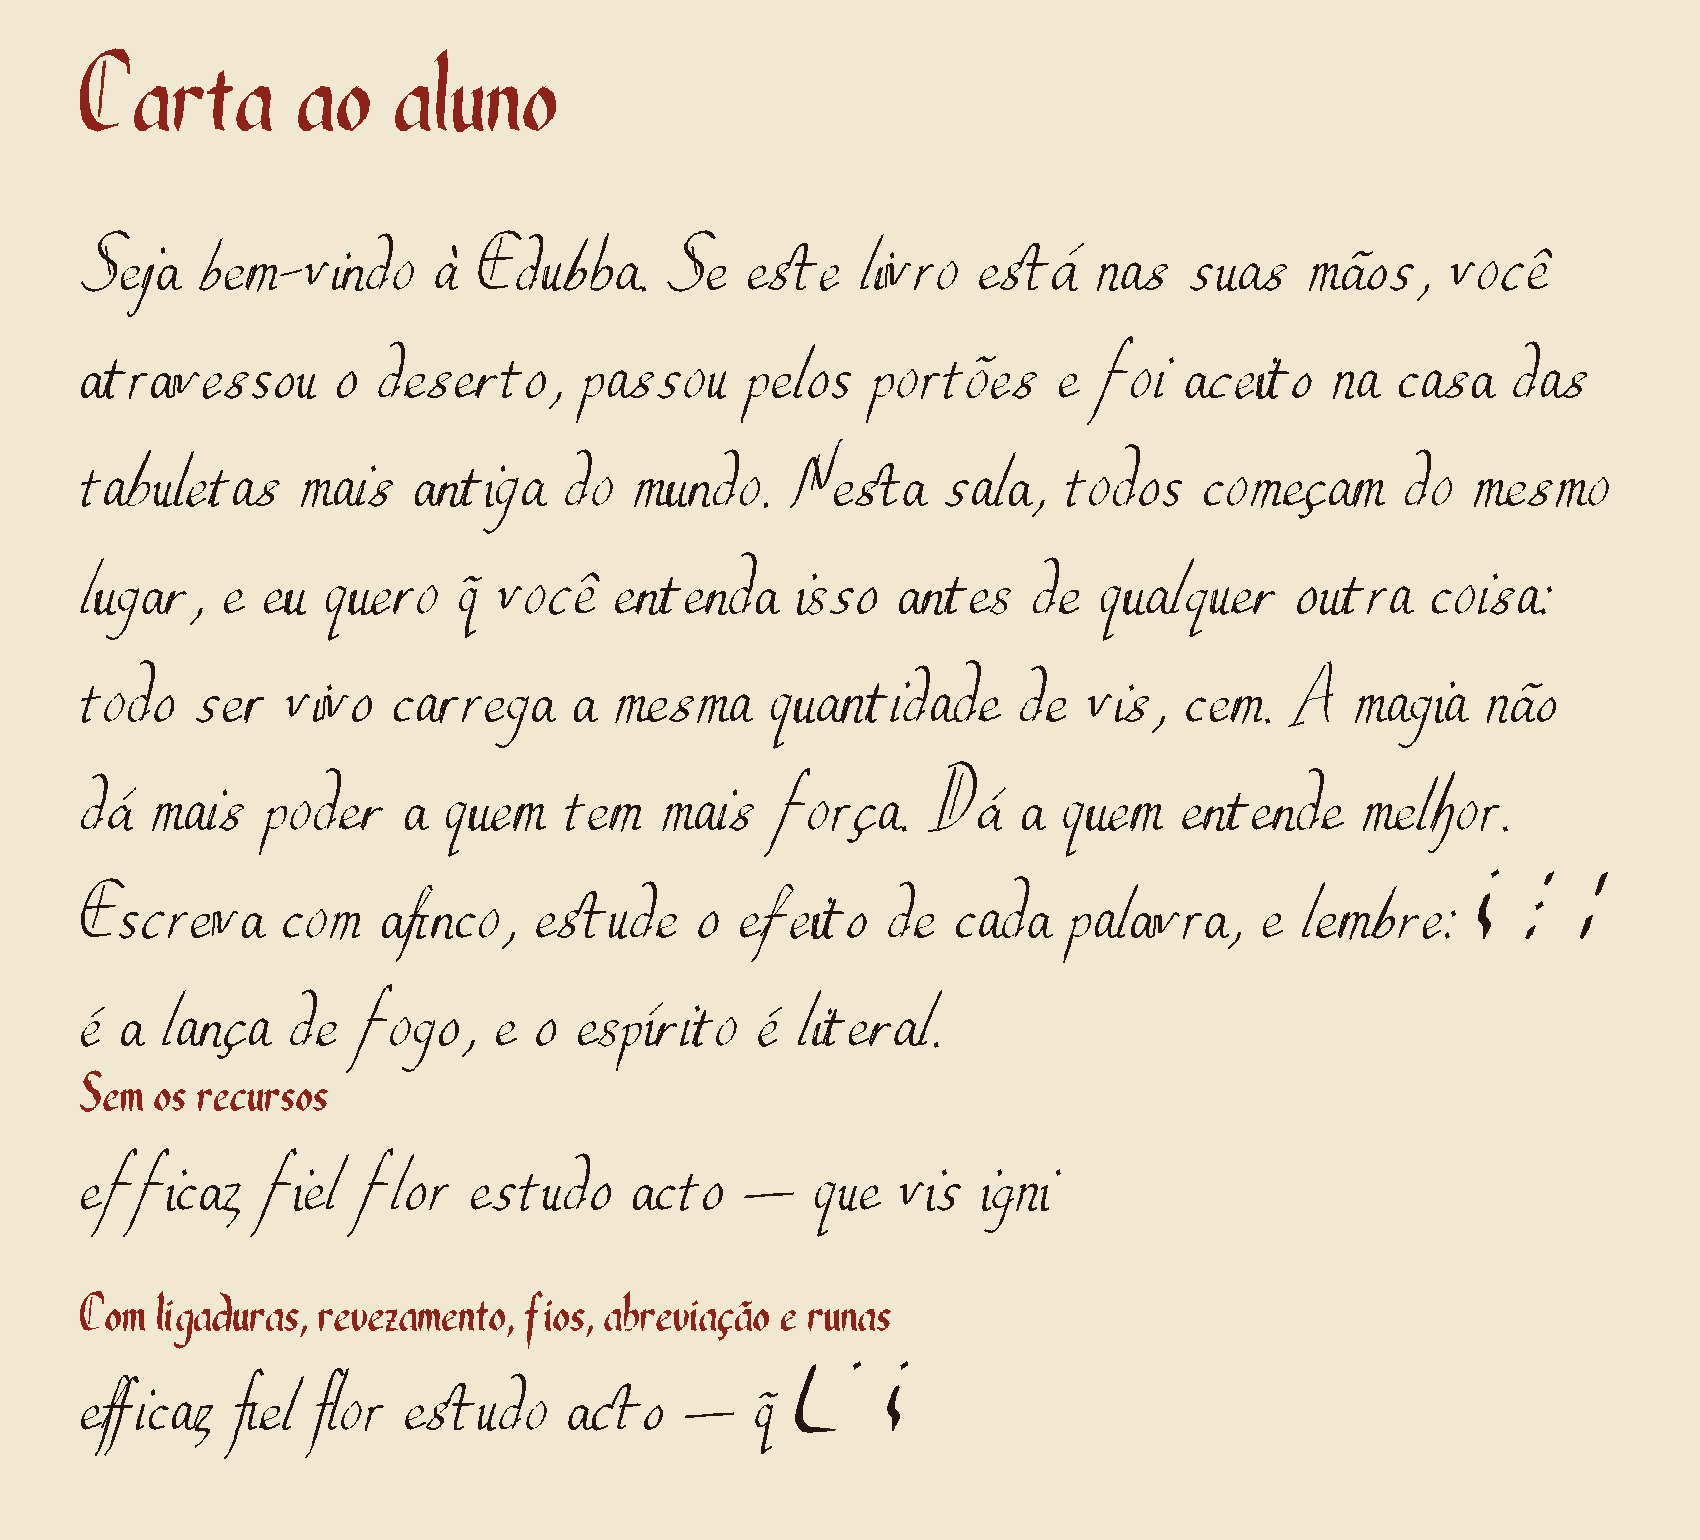

The script that saved this image:
"""Prancha das fontes latinas: o texto passa pelo HarfBuzz (com os recursos da fonte) e é desenhado em PNG."""
import sys
import uharfbuzz as hb
from fontTools.ttLib import TTFont
from fontTools.pens.recordingPen import RecordingPen
from PIL import Image, ImageDraw, ImageChops

PAPER, INK, RED = (241, 232, 210), (34, 23, 16), (140, 34, 24)


class Face:
    def __init__(self, path):
        self.tt = TTFont(path)
        self.gs = self.tt.getGlyphSet()
        self.order = self.tt.getGlyphOrder()
        blob = hb.Blob.from_file_path(path)
        self.hb = hb.Font(hb.Face(blob))
        self.cache = {}

    def contours(self, gid):
        if gid not in self.cache:
            pen = RecordingPen()
            self.gs[self.order[gid]].draw(pen)
            out, cur = [], []
            for op, args in pen.value:
                if op == "moveTo":
                    cur = [args[0]]
                elif op in ("lineTo", "qCurveTo", "curveTo"):
                    cur.append(args[-1])
                elif op in ("closePath", "endPath"):
                    out.append(cur)
            self.cache[gid] = out
        return self.cache[gid]

    def shape(self, text, features):
        buf = hb.Buffer()
        buf.add_str(text)
        buf.guess_segment_properties()
        hb.shape(self.hb, buf, features)
        return [(i.codepoint, p.x_advance) for i, p in zip(buf.glyph_infos, buf.glyph_positions)]

    def draw(self, im, runs, x, y, size, color, width=None, leading=None):
        """Escreve os trechos [(texto, recursos)], quebrando as linhas nas palavras se houver largura."""
        k = size / 1000
        mask = Image.new("L", im.size, 0)
        x_start = x
        words = []
        for text, feats in runs:
            for w in text.split(" "):
                if w:
                    words.append((w, feats))
        space = self.shape(" ", {})[0][1] * k
        for w, feats in words:
            glyphs = self.shape(w, feats)
            wlen = sum(a for _, a in glyphs) * k
            if width and x + wlen > x_start + width:
                x, y = x_start, y + leading
            for gid, adv in glyphs:
                cs = [[(x + px * k, y - py * k) for px, py in c] for c in self.contours(gid) if len(c) >= 3]
                if cs:
                    # cada glifo em par-ou-ímpar (os furos do o, do a), e os glifos somados entre si
                    bx0 = int(min(p[0] for c in cs for p in c)) - 2
                    by0 = int(min(p[1] for c in cs for p in c)) - 2
                    bw = int(max(p[0] for c in cs for p in c)) - bx0 + 3
                    bh = int(max(p[1] for c in cs for p in c)) - by0 + 3
                    gm = Image.new("1", (bw, bh), 0)
                    for c in cs:
                        layer = Image.new("1", (bw, bh), 0)
                        ImageDraw.Draw(layer).polygon([(px - bx0, py - by0) for px, py in c], fill=1)
                        gm = ImageChops.logical_xor(gm, layer)
                    region = mask.crop((bx0, by0, bx0 + bw, by0 + bh))
                    mask.paste(ImageChops.lighter(region, gm.convert("L")), (bx0, by0))
                x += adv * k
            x += space
        im.paste(Image.new("RGB", im.size, color), (0, 0), mask)
        return x, y


if __name__ == "__main__":
    corr, bast = Face("SiglisticaCorrente.ttf"), Face("SiglisticaBastarda.ttf")
    im = Image.new("RGB", (1700, 1540), PAPER)
    bast.draw(im, [("Carta ao aluno", {})], 80, 130, 110, RED)
    on = {"dlig": True}
    corr.draw(im, [("Seja bem-vindo à Edubba. Se este livro está nas suas mãos, você atravessou o deserto, passou pelos "
                    "portões e foi aceito na casa das tabuletas mais antiga do mundo. Nesta sala, todos começam do mesmo "
                    "lugar, e eu quero que você entenda isso antes de qualquer outra coisa: todo ser vivo carrega a mesma "
                    "quantidade de vis, cem. A magia não dá mais poder a quem tem mais força. Dá a quem entende melhor. "
                    "Escreva com afinco, estude o efeito de cada palavra, e lembre:", on),
                   ("igni vocant iactare", {"ss01": True}),
                   ("é a lança de fogo, e o espírito é literal.", on)], 80, 290, 72, INK, width=1540, leading=108)
    bast.draw(im, [("Sem os recursos", {})], 80, 1110, 52, RED)
    corr.draw(im, [("efficaz fiel flor estudo acto — que vis igni", {"liga": False, "calt": False})], 80, 1210, 72, INK)
    bast.draw(im, [("Com ligaduras, revezamento, fios, abreviação e runas", {})], 80, 1330, 52, RED)
    corr.draw(im, [("efficaz fiel flor estudo acto — que", on), ("vis igni", {"ss01": True})], 80, 1430, 72, INK)
    im.save("prancha_latina.png")
    print("ok")
